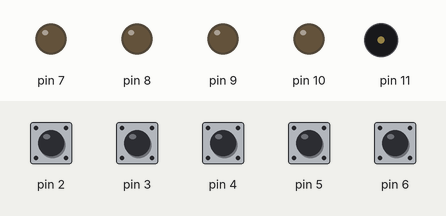
Recording of a sketch running on a simulated Arduino Uno, built with avr-gcc and run on an emulated ATmega328P. Shown: output pins drawn as LEDs (lit = HIGH), buzzer (waves = sounding). The test bench sets the inputs (shaded band); at power-on: pin 2–6 HIGH. Random numbers use the default seed unless the sketch sets one.

Above: at 4.2 s.
4.3 s: pin 2 pulled LOW for 0.15 s
At 5.1 s:
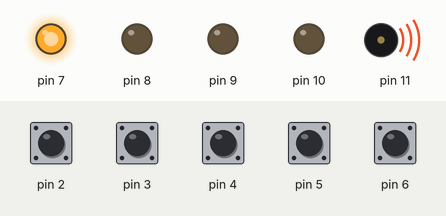
7.4 s: pin 3 pulled LOW for 0.15 s
At 10.0 s:
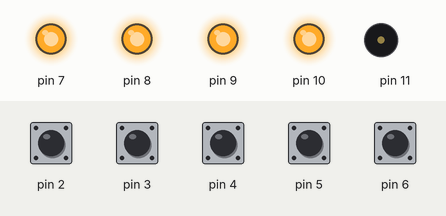
12.5 s: pin 6 pulled LOW for 0.15 s
At 14.4 s:
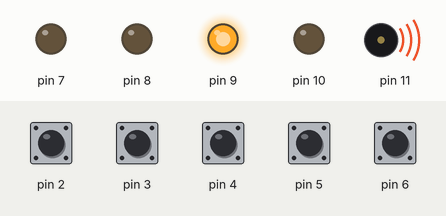
15.6 s: pin 6 pulled LOW for 1 s
At 16.3 s:
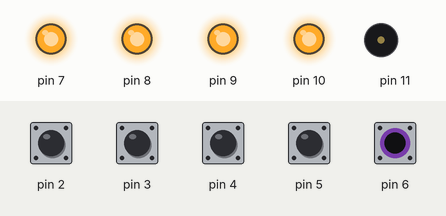
19.1 s: pin 2 pulled LOW for 1 s
At 21.6 s:
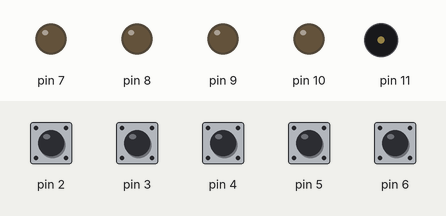
Timing chart, 0 to 23.1 s (numbered marks = the images above; inputs shaded):
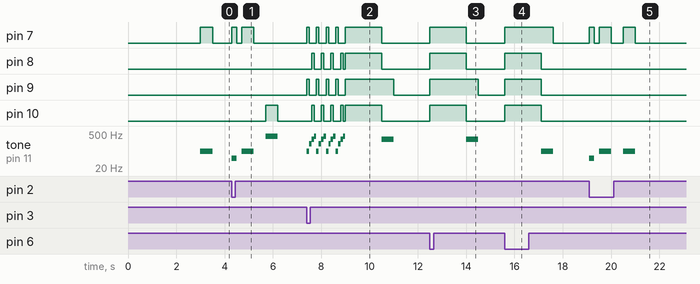

The sketch:

sketch_JogoMemoriaLED.ino
```cpp
int numAtualSorteado = 0;
int numSorteados[20];
int numAtualEscolhido = 0;
int numEscolhidos[20];

int nivel = 0;
int verifica = 0;
bool sortear = true;


void setup()
{
  Serial.begin(9600);
 pinMode(2,INPUT_PULLUP);
 pinMode(3,INPUT_PULLUP);
 pinMode(4,INPUT_PULLUP);
 pinMode(5,INPUT_PULLUP);
 pinMode(6,INPUT_PULLUP);

 pinMode(7,OUTPUT);
 pinMode(8,OUTPUT);
 pinMode(9,OUTPUT);
 pinMode(10,OUTPUT);
  pinMode(11,OUTPUT);

 randomSeed(analogRead(0));
 delay(3000);


}

void reiniciar(){
    digitalWrite(7,HIGH);
    digitalWrite(8,HIGH);
    digitalWrite(9,HIGH);
    digitalWrite(10,HIGH);

  delay(1500);

    digitalWrite(7,LOW);
    digitalWrite(8,LOW);
    digitalWrite(9,LOW);
    digitalWrite(10,LOW);

   nivel = 0;
   sortear = true;
   verifica = 0;

}

void escolhaErrada(){

  for(int i = 0;i<=3;i++){
    noTone(12);
    digitalWrite(7,HIGH);
    digitalWrite(9,HIGH);
    tone(11,100);
    delay(100);

    noTone(11);
    tone(11,200);
    digitalWrite(7,LOW);
    digitalWrite(9,LOW);
    delay(100);

    noTone(11);
    tone(11,300);
    digitalWrite(8,HIGH);
    digitalWrite(10,HIGH);
    delay(100);

    noTone(11);
    tone(11,400);
    digitalWrite(8,LOW);
    digitalWrite(10,LOW);
    delay(100);


  }
    noTone(11);
  for(int i = 0;i<=10;i++){
     numSorteados[i] = 0;
  }
  reiniciar();


}

void mostraSequencia(){
  for (int i = 0;i<= nivel;i++){
    switch(numSorteados[i]){

     case 1:
        digitalWrite(7,HIGH);
        tone(11,100);
        delay(500);
         digitalWrite(7,LOW);
        noTone(11);
        delay(500);
        break;

       case 2:
        digitalWrite(8,HIGH);
        tone(11,200);
        delay(500);
         digitalWrite(8,LOW);
        noTone(11);
        delay(500);
        break;

       case 3:
        digitalWrite(9,HIGH);
        tone(11,300);
        delay(500);
         digitalWrite(9,LOW);
        noTone(11);
        delay(500);
        break;

       case 4:
        digitalWrite(10,HIGH);
        tone(11,400);
        delay(500);
         digitalWrite(10,LOW);
        noTone(11);
        delay(500);
        break;

    }
  }
}
void verificar(int pinoSaida,int som)
   {
     if(numAtualEscolhido == numSorteados[verifica])
     {
       digitalWrite(pinoSaida,HIGH);
       tone(11,som);
       delay(200);
       digitalWrite(pinoSaida,LOW);
       noTone(11);
       delay(200);

       if(verifica == nivel)
       {
         nivel++;
         verifica = 0;
         sortear = true;

       }
       else{
        verifica++;

       }
     }
       else
         escolhaErrada();


    }

void loop()
{
   if(nivel != 21)
   {
     if(sortear)
     {
       numAtualSorteado = random(1,5);
       numSorteados[nivel] = numAtualSorteado;
       mostraSequencia();

     }
     sortear = false;

     if(digitalRead(2)==0)
     {
       numAtualEscolhido = 1;
       verificar(7,50);
     }
     else if(digitalRead(3)==0)
     {
        numAtualEscolhido = 2;
       verificar(8,100);
     }
      else if(digitalRead(4)==0)
     {
        numAtualEscolhido = 3;
       verificar(9,150);
     }
     else if(digitalRead(5)==0)
     {
        numAtualEscolhido = 4;
       verificar(10,200);
     }
         else if(digitalRead(6)==0)
     {
      reiniciar();
     }

   }
  else {
     reiniciar();
  }
}
```

Measured:
- after the input at 4.3 s, pin 7: LOW → HIGH at once, → LOW 0.20 s later, → HIGH 0.20 s later, → LOW 0.50 s later; pin 10: LOW → HIGH after 1.4 s, → LOW 0.50 s later; tone on pin 11: plays 50 Hz for 0.20 s, 100 Hz for 0.50 s, 400 Hz for 0.50 s, starting at once
- after the input at 7.4 s, pin 7: goes 4 × (HIGH 0.10 s, LOW 0.30 s), HIGH 1.5 s, then LOW, starting at once; pin 8: goes 3 × (HIGH 0.10 s, LOW 0.30 s), HIGH 0.10 s, LOW 0.10 s, HIGH 1.5 s, then LOW, starting after 0.20 s
- after the input at 12.5 s, pin 7, pin 8, pin 10: LOW → HIGH at once, → LOW 1.5 s later; pin 9: LOW → HIGH at once, → LOW 2.0 s later; tone on pin 11: silent → 300 Hz after 1.5 s, → silent 0.50 s later
- after the input at 15.6 s, pin 7: LOW → HIGH at once, → LOW 2.0 s later; pin 8–10: LOW → HIGH at once, → LOW 1.5 s later; tone on pin 11: silent → 100 Hz after 1.5 s, → silent 0.50 s later
- after the input at 19.1 s, pin 7: goes HIGH 0.20 s, LOW 0.20 s, HIGH 0.50 s, LOW 0.50 s, HIGH 0.50 s, then LOW, starting at once; tone on pin 11: plays 50 Hz for 0.20 s, 100 Hz for 0.50 s, 100 Hz for 0.50 s, starting at once
